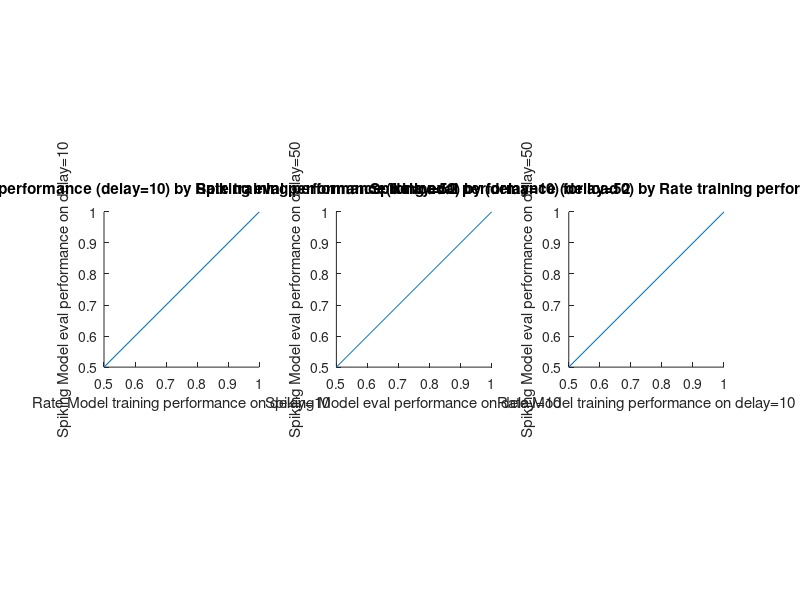
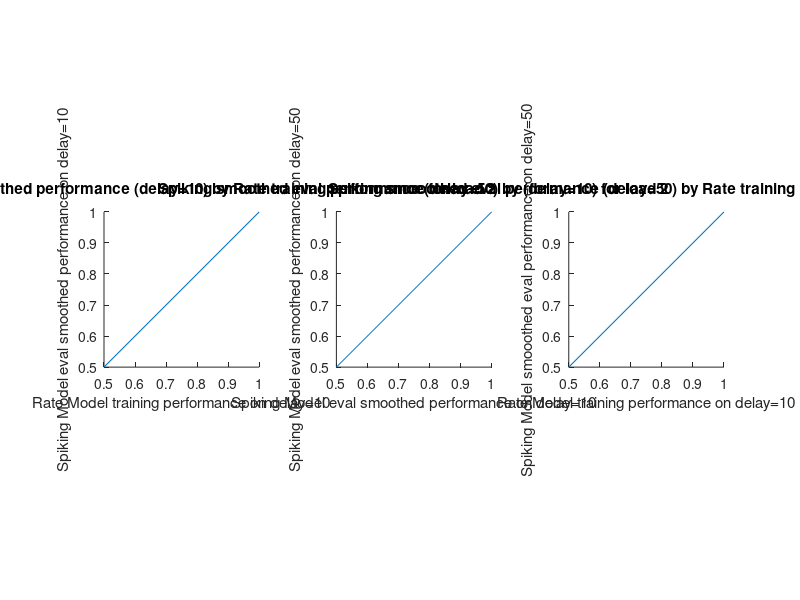
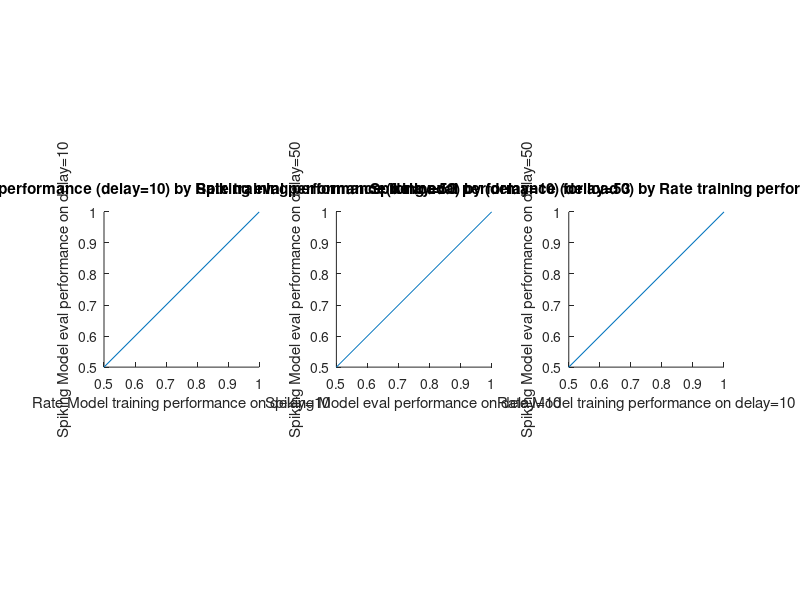
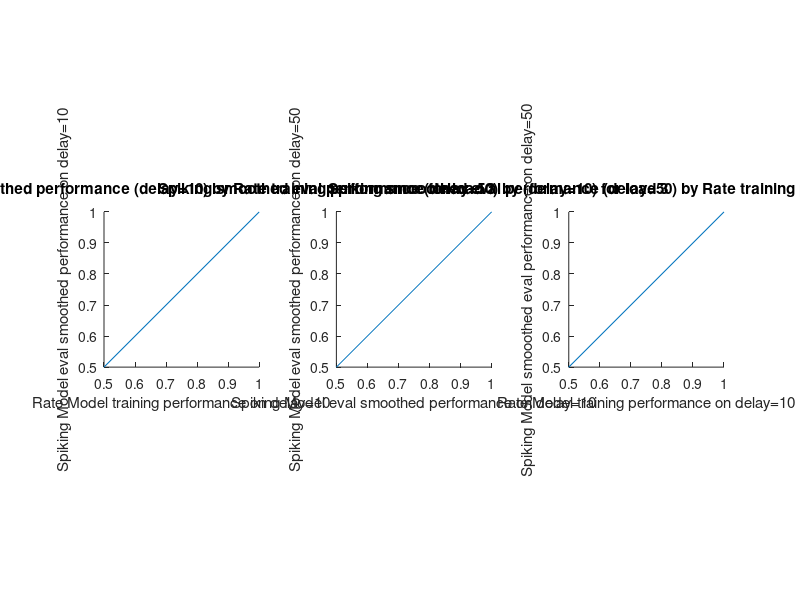

Here is the MATLAB script that generated these plots, in order: (Note: this script raises an error after producing the figures.)
%% Code for evaluating trained models on letters task

% Subsections include:
     % Plotting model performance
     % Plotting model outputs

%% Plot model performance

% Run calc_stableperfs.m and calc_spikeperfmean.m before this
% This plots the model training acc (delay=10), spike acc (delay=10), and
% spike stable acc (delay=50). 

clear; clc;

current_path = pwd;

task_dir = '/home/nuttidalab/Documents/spikeRNN/models/letters/';
task_type = 'letters';
% task_loads = [3];
task_loads = [2, 3]; 
% n_neurons = 200;
n_neurons = 400;

rate_10 = {};
spike_10 = {};
spike_50 = {};
spike_10_smooth = {};
spike_50_smooth = {};
for n_load = 1:length(task_loads)
    load_str = num2str(task_loads(n_load));
    load_dir = [task_dir, 'load_', load_str, '/'];
    wcard = ['*N_',num2str(n_neurons), '*'];
    % wcard = '*load_*';
    % max_tr = 10000; % max training trials
    % perf_threshold = .95;
    % % perf_threshold = [0.60 0.80];
    % disp(['PERFORMANCE THRESHOLD SET TO ' num2str(perf_threshold)]);
    % stable_mods = return_stable(task_dir, wcard, perf_threshold, task_type, max_tr);
    
    mat_files = dir(fullfile(load_dir, wcard));
    
    perf_spike_50 = zeros(length(mat_files),1);
    perf_train = zeros(length(mat_files), 1);
    perf_spike_10 = zeros(length(mat_files), 1);
    perf_spike_smooth_50 = zeros(length(mat_files),1);
    perf_spike_smooth_10 = zeros(length(mat_files),1);
    tr_total  = zeros(length(mat_files),1);
    for i = 1:length(mat_files)
      if ~isfolder(fullfile(load_dir, mat_files(i).name)) & ~isempty(strfind(mat_files(i).name, '.mat'))
        curr_mat = fullfile(load_dir, mat_files(i).name);
    
        load(curr_mat, 'stable_perfs', 'eval_perf_mean', 'spike_perf_mean', 'tr');
        load(curr_mat, 'stable_perfs_smooth', 'spike_perf_mean_smooth')
        perf_spike_50(i,:) = mean(stable_perfs);
        perf_train(i,:) = eval_perf_mean;
        perf_spike_10(i,:) = spike_perf_mean;
        perf_spike_smooth_10(i,:) = spike_perf_mean_smooth;
        perf_spike_smooth_50(i,:) = stable_perfs_smooth;
        tr_total(i,:) = tr;
      end
    end
    
    
    rate_10{end+1} = perf_train;
    spike_10{end+1} = perf_spike_10;
    spike_50{end+1} = perf_spike_50;
    spike_10_smooth{end+1} = perf_spike_smooth_10;
    spike_50_smooth{end+1} = perf_spike_smooth_50;



    % figure; hold on; 
    % subplot(1, 3, 3)
    % histogram(perf_spike_50(perf_train > .95), 100)
    % hold on; xlabel('Spiking Model eval performance on delay=50')
    % ylabel('Spiking Model count')
    % title(['Spiking Model Eval Performance (delay=50) for load ',load_str])
    % xlim([0 1]);
    % 
    % subplot(1, 3, 1); hold on; 
    % histogram(perf_train(perf_train > .95), 100)
    % xlabel('Rate Model train performance on delay=10')
    % ylabel('Rate Model count')
    % title(['Rate Model Training Performance (delay=10) for load ',load_str])
    % xlim([0 1]);
    % 
    % subplot(1, 3, 2); hold on; 
    % histogram(perf_spike_10(perf_train > .95), 100)
    % xlabel('Spiking Model performance on delay=10')
    % ylabel('Spiking Model count')
    % title(['Spiking Model Performance (delay=10) for load ',load_str])
    % xlim([0 1]);

    % figure;
    % subplot(1,2,1); hold on;
    % histogram(tr_total(perf_train > .95), 100)
    % hold on; xlabel('Model train trial total')
    % ylabel('Model count')
    % title(['Model Number of Training Trials for load ', load_str])
    % 
    % subplot(1,2,2); hold on;
    % scatter(tr_total(perf_train > .95), perf_spike_50(perf_train > .95));
    % xlabel('Number of training trials');
    % ylabel('Spiking Model eval performance on delay=50')
    % title(['Eval performance (delay=50) by training trials for load ', load_str]);

    figure;
    subplot(1,3,1); hold on;
    scatter(perf_train, perf_spike_10);
    xlabel('Rate Model training performance on delay=10');
    ylabel('Spiking Model eval performance on delay=10')
    title(['Spiking eval performance (delay=10) by Rate training performance for load ', load_str]);
    xlim([.5 1]);
    ylim([.5 1]);
    plot([0,1], [0,1])
    axis square

    subplot(1,3,2); hold on;
    scatter(perf_spike_10, perf_spike_50);
    xlabel('Spiking Model eval performance on delay=10');
    ylabel('Spiking Model eval performance on delay=50')
    title(['Spiking eval performance (delay=50) by (delay=10) for load ', load_str]);
    xlim([.5 1]);
    ylim([.5 1]);
    plot([0,1], [0,1])
    axis square

    subplot(1,3,3); hold on;
    scatter(perf_train, perf_spike_50);
    xlabel('Rate Model training performance on delay=10');
    ylabel('Spiking Model eval performance on delay=50')
    title(['Spiking eval performance (delay=50) by Rate training performance for load ', load_str]);
    xlim([.5 1]);
    ylim([.5 1]);
    plot([0,1], [0,1])
    axis square


    figure;
    subplot(1,3,1); hold on;
    scatter(perf_train, perf_spike_smooth_10);
    xlabel('Rate Model training performance on delay=10');
    ylabel('Spiking Model eval smoothed performance on delay=10')
    title(['Spiking eval smoothed performance (delay=10) by Rate training performance for load ', load_str]);
    xlim([.5 1]);
    ylim([.5 1]);
    plot([0,1], [0,1])
    axis square

    subplot(1,3,2); hold on;
    scatter(perf_spike_smooth_10, perf_spike_smooth_50);
    xlabel('Spiking Model eval smoothed performance on delay=10');
    ylabel('Spiking Model eval smoothed performance on delay=50')
    title(['Spiking smoothed eval performance (delay=50) by (delay=10) for load ', load_str]);
    xlim([.5 1]);
    ylim([.5 1]);
    plot([0,1], [0,1])
    axis square

    subplot(1,3,3); hold on;
    scatter(perf_train, perf_spike_smooth_50);
    xlabel('Rate Model training performance on delay=10');
    ylabel('Spiking Model smooothed eval performance on delay=50')
    title(['Spiking smooothed eval performance (delay=50) by Rate training performance for load ', load_str]);
    xlim([.5 1]);
    ylim([.5 1]);
    plot([0,1], [0,1])
    axis square

end



% paired boxplots (not smoothing)
% Combine the data into a matrix (each column is a set of values)
data = [rate_10{1}, rate_10{2}, spike_10{1}, spike_10{2}, spike_50{1}, spike_50{2}];

% Create paired boxplot with specific positioning
positions = [1, 2, 4, 5, 7, 8];  % Define positions for each pair of sets

% Create boxplot with custom positions
figure; hold on;
boxplot(data, 'Positions', positions(:), 'Colors', 'br', 'Whisker', 1.5, 'Notch', 'on', ...
    'Labels', {'Load 2: Rate, delay=10', 'Load 3: Rate, delay=10', ...
    'Load 2: Spike, delay=10', 'Load 3: Spike, delay=10', 'Load 2: Spike, delay=50', 'Load 3: Spike, delay=50'});
xlabel('Model type')

% Set title and axis labels
title('Model Performance');
ylabel('Performance accuracy');
ylim([0.5, 1])


% paired boxplots (smoothing)
% Combine the data into a matrix (each column is a set of values)
data = [rate_10{1}, rate_10{2}, spike_10_smooth{1}, spike_10_smooth{2}, spike_50_smooth{1}, spike_50_smooth{2}];

% Create paired boxplot with specific positioning
positions = [1, 2, 4, 5, 7, 8];  % Define positions for each pair of sets

% Create boxplot with custom positions
figure; hold on;
boxplot(data, 'Positions', positions(:), 'Colors', 'br', 'Whisker', 1.5, 'Notch', 'on', ...
    'Labels', {'Load 2: Rate, delay=10', 'Load 3: Rate, delay=10', ...
    'Load 2: Spike smooth, delay=10', 'Load 3: Spike smooth, delay=10', ...
    'Load 2: Spike smooth, delay=50', 'Load 3: Spike smooth, delay=50'});
xlabel('Model type')

% Set title and axis labels
title('Model Performance');
ylabel('Performance accuracy');
ylim([0.5, 1])


%% Plot some model outputs

% Plots example output for 12 spiking models, for delay=10 and delay=50


clear; clc;

current_path = pwd;

task_dir = '/home/nuttidalab/Documents/spikeRNN/models/letters/';
task_type = 'letters';
task_loads = [3];
% task_loads = [2, 3];
% n_neurons = 200;
n_neurons = 400;

delay=10;

for n_load = 1:length(task_loads)
    task_load = task_loads(n_load);
    load_str = num2str(task_load);
    load_dir = [task_dir, 'load_', load_str, '/'];
    wcard = ['*N_',num2str(n_neurons), '*'];
    % wcard = '*load_*';
    % max_tr = 10000; % max training trials
    % perf_threshold = .95;
    % % perf_threshold = [0.60 0.80];
    % disp(['PERFORMANCE THRESHOLD SET TO ' num2str(perf_threshold)]);
    % stable_mods = return_stable(task_dir, wcard, perf_threshold, task_type, max_tr);

    mat_files = dir(fullfile(load_dir, wcard));
    
    figure;
    for i = 1:12 %length(mat_files)
        if ~isfolder(fullfile(load_dir, mat_files(i).name)) & ~isempty(strfind(mat_files(i).name, '.mat'))
            curr_mat = fullfile(load_dir, mat_files(i).name);
        end

        load(curr_mat);

        % generate trials and plot outputs
        n_trials = 100;
        down_sample = 1;
        use_initial_weights = false; 

        stim_on = 51;
        stim_dur = 100;
        stim2_dur = 130;
        probe_on = stim_on + stim_dur + delay;
        response_time = stim_on + stim_dur + delay + 10;
        T = response_time + stim2_dur;

        trials = zeros(n_trials, 1);
        stable_perfs = zeros(n_trials, 1);
        outs = zeros(n_trials, (T-1)*100);

        n_input_chans = task_load*2;

        parfor j = 1:n_trials
            u = zeros(n_input_chans, T);
            u_lab = zeros(1, 2);

            letters = 1:n_input_chans; % load*2 letter choices
            stim_letters = randperm(n_input_chans, task_load); % load letter choices
            probe_letter = randperm(n_input_chans, 1); % 1 letter choice

            u(stim_letters, stim_on:stim_on+stim_dur) = 1; % stimulus presentation
            u(probe_letter, stim_on+stim_dur+delay:end) = 1; % probe presentation

            label = 2*(ismember(probe_letter, stim_letters)) - 1;
            trials(j) = label;

            stims = struct();
            stims.mode = 'none';
            [~, ~, spk, rs, all_fr, out, params] = LIF_network_fnc(curr_mat, opt_scaling_factor_smooth,...
                u, stims, down_sample, use_initial_weights);

            % out = smoothdata(squeeze(out), "gaussian", 5000);

            outs(j,:) = out;

            if label == 1
                if max(out(response_time*100:end)) > 0.7
                    stable_perfs(j) = 1;
                end
            elseif label == -1
                if min(out(response_time*100:end)) < -0.7
                    stable_perfs(j) = 1;
                end
            end

        end % parfor end

        % Performance
        spike_perf_mean = mean(stable_perfs);

        subplot(3, 4, i); hold on;
        plot(outs(trials == 1,:)', 'Color', [1, 0, 0, 0.3]);
        plot(mean(outs(trials == 1,:),1), 'Color', [1,1,1,1], 'LineWidth', 3);
        plot(outs(trials == -1,:)', 'Color', [0, 0, 1, 0.3]);
        plot(mean(outs(trials == -1,:),1), 'Color', [1,1,1,1], 'LineWidth', 3);
        xline(stim_on*100, 'Color', 'y', 'LineWidth', 3)
        xline((stim_on+stim_dur)*100, 'Color', 'y', 'LineWidth', 3)
        xline(probe_on*100, 'Color', 'y', 'LineWidth', 3)
        
        ylim([-2, 2]);
        title(['model ', num2str(i) ,': ', num2str(spike_perf_mean, 2)])

    end

    sgtitle(['task load ', num2str(task_load), ', N=', num2str(n_neurons), ' neurons, delay=', num2str(delay)])

end

%% Plot some model outputs, gaussian smoothing

% Plots example output for 12 spiking models, for delay=10 and delay=50


clear; clc;

current_path = pwd;

task_dir = '/home/nuttidalab/Documents/spikeRNN/models/letters/';
task_type = 'letters';
% task_loads = [3];
task_loads = [2, 3];
% n_neurons = 200;
n_neurons = 400;

delay=10;

for n_load = 1:length(task_loads)
    task_load = task_loads(n_load);
    load_str = num2str(task_load);
    load_dir = [task_dir, 'load_', load_str, '/'];
    wcard = ['*N_',num2str(n_neurons), '*'];
    % wcard = '*load_*';
    % max_tr = 10000; % max training trials
    % perf_threshold = .95;
    % % perf_threshold = [0.60 0.80];
    % disp(['PERFORMANCE THRESHOLD SET TO ' num2str(perf_threshold)]);
    % stable_mods = return_stable(task_dir, wcard, perf_threshold, task_type, max_tr);

    mat_files = dir(fullfile(load_dir, wcard));
    
    figure;
    for i = 1:12 %length(mat_files)
        if ~isfolder(fullfile(load_dir, mat_files(i).name)) & ~isempty(strfind(mat_files(i).name, '.mat'))
            curr_mat = fullfile(load_dir, mat_files(i).name);
        end

        load(curr_mat);

        % generate trials and plot outputs
        n_trials = 100;
        down_sample = 1;
        use_initial_weights = false; 

        stim_on = 51;
        stim_dur = 100;
        stim2_dur = 130;
        probe_on = stim_on + stim_dur + delay;
        response_time = stim_on + stim_dur + delay + 10;
        T = response_time + stim2_dur;

        trials = zeros(n_trials, 1);
        stable_perfs = zeros(n_trials, 1);
        outs = zeros(n_trials, (T-1)*100);

        n_input_chans = task_load*2;

        parfor j = 1:n_trials
            u = zeros(n_input_chans, T);
            u_lab = zeros(1, 2);

            letters = 1:n_input_chans; % load*2 letter choices
            stim_letters = randperm(n_input_chans, task_load); % load letter choices
            probe_letter = randperm(n_input_chans, 1); % 1 letter choice

            u(stim_letters, stim_on:stim_on+stim_dur) = 1; % stimulus presentation
            u(probe_letter, stim_on+stim_dur+delay:end) = 1; % probe presentation

            label = 2*(ismember(probe_letter, stim_letters)) - 1;
            trials(j) = label;

            stims = struct();
            stims.mode = 'none';
            [~, ~, spk, rs, all_fr, out, params] = LIF_network_fnc(curr_mat, opt_scaling_factor_smooth,...
                u, stims, down_sample, use_initial_weights);

            out = smoothdata(squeeze(out), "gaussian", 5000);

            outs(j,:) = out;

            if label == 1
                if max(out(response_time*100:end)) > 0.7
                    stable_perfs(j) = 1;
                end
            elseif label == -1
                if min(out(response_time*100:end)) < -0.7
                    stable_perfs(j) = 1;
                end
            end

        end % parfor end

        % Performance
        spike_perf_mean = mean(stable_perfs);

        subplot(3, 4, i); hold on;
        plot(outs(trials == 1,:)', 'Color', [1, 0, 0, 0.3]);
        plot(mean(outs(trials == 1,:),1), 'Color', [1,1,1,1], 'LineWidth', 3);
        plot(outs(trials == -1,:)', 'Color', [0, 0, 1, 0.3]);
        plot(mean(outs(trials == -1,:),1), 'Color', [1,1,1,1], 'LineWidth', 3);
        xline(stim_on*100, 'Color', 'y', 'LineWidth', 3)
        xline((stim_on+stim_dur)*100, 'Color', 'y', 'LineWidth', 3)
        xline(probe_on*100, 'Color', 'y', 'LineWidth', 3)
        ylim([-2, 2]);
        title(['model ', num2str(i) ,': ', num2str(spike_perf_mean, 2)])

    end

    sgtitle(['task load ', num2str(task_load), ', N=', num2str(n_neurons), ' neurons, delay=', num2str(delay)])

end

%% Plot some model outputs, downsampling

% Plots example output for 12 spiking models, for delay=10 and delay=50


clear; clc;

current_path = pwd;

task_dir = '/home/nuttidalab/Documents/spikeRNN/models/letters/';
task_type = 'letters';
task_loads = [3];
% task_loads = [2, 3];
% n_neurons = 200;
n_neurons = 400;

delay=10;

for n_load = 1:length(task_loads)
    task_load = task_loads(n_load);
    load_str = num2str(task_load);
    load_dir = [task_dir, 'load_', load_str, '/'];
    wcard = ['*N_',num2str(n_neurons), '*'];
    % wcard = '*load_*';
    % max_tr = 10000; % max training trials
    % perf_threshold = .95;
    % % perf_threshold = [0.60 0.80];
    % disp(['PERFORMANCE THRESHOLD SET TO ' num2str(perf_threshold)]);
    % stable_mods = return_stable(task_dir, wcard, perf_threshold, task_type, max_tr);

    mat_files = dir(fullfile(load_dir, wcard));
    
    figure;
    for i = 1:12 %length(mat_files)
        if ~isfolder(fullfile(load_dir, mat_files(i).name)) & ~isempty(strfind(mat_files(i).name, '.mat'))
            curr_mat = fullfile(load_dir, mat_files(i).name);
        end

        load(curr_mat);

        % generate trials and plot outputs
        n_trials = 100;
        down_sample = 1;
        use_initial_weights = false; 

        stim_on = 51;
        stim_dur = 100;
        stim2_dur = 130;
        probe_on = stim_on + stim_dur + delay;
        response_time = stim_on + stim_dur + delay + 10;
        T = response_time + stim2_dur;

        trials = zeros(n_trials, 1);
        stable_perfs = zeros(n_trials, 1);
        % outs = zeros(n_trials, (T-1)*100);
        outs = zeros(n_trials, (T-1));

        n_input_chans = task_load*2;

        parfor j = 1:n_trials
            u = zeros(n_input_chans, T);
            u_lab = zeros(1, 2);

            letters = 1:n_input_chans; % load*2 letter choices
            stim_letters = randperm(n_input_chans, task_load); % load letter choices
            probe_letter = randperm(n_input_chans, 1); % 1 letter choice

            u(stim_letters, stim_on:stim_on+stim_dur) = 1; % stimulus presentation
            u(probe_letter, stim_on+stim_dur+delay:end) = 1; % probe presentation

            label = 2*(ismember(probe_letter, stim_letters)) - 1;
            trials(j) = label;

            stims = struct();
            stims.mode = 'none';
            [~, ~, spk, rs, all_fr, out, params] = LIF_network_fnc(curr_mat, opt_scaling_factor_smooth,...
                u, stims, down_sample, use_initial_weights);

            % out = smoothdata(squeeze(out), "gaussian", 5000);
            out = downsample_signal(20000, 200, squeeze(out))

            outs(j,:) = out;

            % if label == 1
            %     if max(out(response_time*100:end)) > 0.7
            %         stable_perfs(j) = 1;
            %     end
            % elseif label == -1
            %     if min(out(response_time*100:end)) < -0.7
            %         stable_perfs(j) = 1;
            %     end
            % end

            if label == 1
                if max(out(response_time:end)) > 0.7
                    stable_perfs(j) = 1;
                end
            elseif label == -1
                if min(out(response_time:end)) < -0.7
                    stable_perfs(j) = 1;
                end
            end

        end % parfor end

        % Performance
        spike_perf_mean = mean(stable_perfs);

        subplot(3, 4, i); hold on;
        plot(outs(trials == 1,:)', 'Color', [1, 0, 0, 0.3]);
        plot(mean(outs(trials == 1,:),1), 'Color', [1,1,1,1], 'LineWidth', 3);
        plot(outs(trials == -1,:)', 'Color', [0, 0, 1, 0.3]);
        plot(mean(outs(trials == -1,:),1), 'Color', [1,1,1,1], 'LineWidth', 3);
        % xline(stim_on*100, 'Color', 'y', 'LineWidth', 3)
        % xline((stim_on+stim_dur)*100, 'Color', 'y', 'LineWidth', 3)
        % xline(probe_on*100, 'Color', 'y', 'LineWidth', 3)
        xline(stim_on, 'Color', 'y', 'LineWidth', 3)
        xline((stim_on+stim_dur), 'Color', 'y', 'LineWidth', 3)
        xline(probe_on, 'Color', 'y', 'LineWidth', 3)
        ylim([-2, 2]);
        title(['model ', num2str(i) ,': ', num2str(spike_perf_mean, 2)])

    end

    sgtitle(['task load ', num2str(task_load), ', N=', num2str(n_neurons), ' neurons, delay=', num2str(delay)])

end

%% Plot spiking raster

dt = params.dt;
T = params.T;
t = dt:dt:T;

figure('Units', 'Normalized', 'Outerposition', [0 0 0.22 0.20]);
hold on; axis tight;
inh_ind = find(inh);
exc_ind = find(exc);
all_ind = [exc_ind; inh_ind];
all_ind = 1:N;
for i = 1:length(all_ind)
  curr_spk = spk(all_ind(i), 10:end);
  if exc(all_ind(i)) == 1
    plot(t(find(curr_spk)), ones(1, length(find(curr_spk)))*i, 'r.', 'markers', 8);
  else
    plot(t(find(curr_spk)), ones(1, length(find(curr_spk)))*i, 'b.', 'markers', 8);
  end
end

%% Compare a load-2 vs a load-3 model

clear; clc;

current_path = pwd;

task_dir = '/home/nuttidalab/Documents/spikeRNN/models/letters/';
task_type = 'letters';
task_loads = [2, 3];
n_neurons = 400;

delay=10;

% spks = zeros(length(task_loads), n_neurons, 30000);
% all_rs = zeros(length(task_loads), n_neurons, 30000);

for n_load = 1:length(task_loads)
    task_load = task_loads(n_load);
    load_str = num2str(task_load);
    load_dir = [task_dir, 'load_', load_str, '/'];
    wcard = ['*N_',num2str(n_neurons), '*'];
    
    mat_files = dir(fullfile(load_dir, wcard));

    i = 1;
    curr_mat = fullfile(load_dir, mat_files(i).name);
    % disp(mat_files(i))
    load(curr_mat);

    down_sample = 1;
    use_initial_weights = false;

    stim_on = 51;
    stim_dur = 100;
    stim2_dur = 130;
    probe_on = stim_on + stim_dur + delay;
    response_time = stim_on + stim_dur + delay + 10;
    T = response_time + stim2_dur;


    n_input_chans = task_load*2;

    u = zeros(n_input_chans, T);
    u_lab = zeros(1, 2);

    letters = 1:n_input_chans; % load*2 letter choices
    stim_letters = randperm(n_input_chans, task_load); % load letter choices
    probe_letter = randperm(n_input_chans, 1); % 1 letter choice

    u(stim_letters, stim_on:stim_on+stim_dur) = 1; % stimulus presentation
    u(probe_letter, stim_on+stim_dur+delay:end) = 1; % probe presentation

    label = 2*(ismember(probe_letter, stim_letters)) - 1;

    stims = struct();
    stims.mode = 'none';
    [~, ~, spk, rs, all_fr, out, params] = LIF_network_fnc(curr_mat, opt_scaling_factor,...
        u, stims, down_sample, use_initial_weights);

    % spks(n_load,:,:) = spk;
    % all_rs(n_load,:,:) = rs;

    % out = smoothdata(squeeze(out), "gaussian", 5000);

    if label == 1
        if max(out(response_time*100:end)) > 0.7
            stable_perf = 1;
        end
    elseif label == -1
        if min(out(response_time*100:end)) < -0.7
            stable_perf = 1;
        end
    end
       

    % plot raster
    dt = params.dt;
    T = params.T;
    t = dt:dt:T;

    figure('Units', 'Normalized', 'Outerposition', [0 0 0.22 0.20]);
    hold on; axis tight;
    inh_ind = find(inh);
    exc_ind = find(exc);
    all_ind = [exc_ind; inh_ind];
    all_ind = 1:N;
    for i = 1:length(all_ind)
      curr_spk = spk(all_ind(i), 10:end);
      if exc(all_ind(i)) == 1
        plot(t(find(curr_spk)), ones(1, length(find(curr_spk)))*i, 'r.', 'markers', 8);
      else
        plot(t(find(curr_spk)), ones(1, length(find(curr_spk)))*i, 'b.', 'markers', 8);
      end
    end
    xlabel('time'); ylabel('neurons')
    title(['example trial raster, load = ', num2str(task_load)])

    figure; hold on;
    plot(rs')
    xlabel('time'); ylabel('rate')
    title(['example firing rates, load= ', num2str(task_load)])

    figure; hold on;
    scatter(1:n_neurons, w_out);
    ylabel('w_out')
    title(['w_out for load= ', num2str(task_load)])

end
